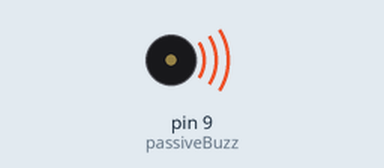
This sketch was run on a simulated Arduino Uno, built with avr-gcc and run on an emulated ATmega328P. Parts: buzzer (waves = sounding).

Above: at 0.1 s.
Timing chart, 0 to 1.6 s (numbered marks = the images above):
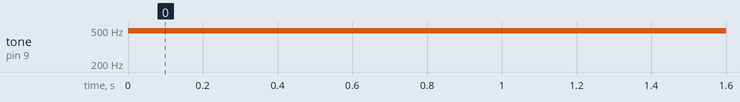

Measured:
- by itself, tone on pin 9 (passiveBuzz): silent → 490 Hz at 0.00 s

The sketch:

buzzer.ino
```cpp
int passiveBuzz = 9;
int buzzMax = 3;

void setup() {
    pinMode(passiveBuzz, OUTPUT);

}

void loop() {
  analogWrite(passiveBuzz, buzzMax);
  delay(100);
  analogWrite(passiveBuzz, 0);
  delay(100);
}
```
